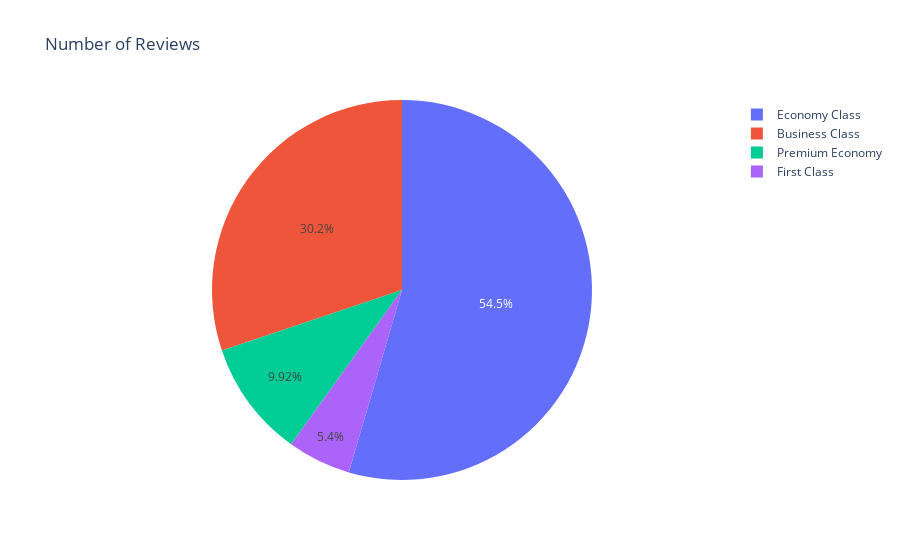

Notebook code for this chart:
### Code cell
px.pie(
    df,
    title = "Number of Reviews",
    names = "seat_type"
)

### Figure 1 — Plotly figure (JSON) as saved in the notebook; plotly's stock layout.template omitted (floating-point values rounded to 4 significant figures; data arrays with more than 128 entries replaced by an {"elided": "..."} marker saying what was removed)
{"data": [{"domain": {"x": [0, 1], "y": [0, 1]}, "hovertemplate": "seat_type=%{label}<extra></extra>", "labels": {"elided": "2500 str values"}, "legendgroup": "", "name": "", "showlegend": true, "type": "pie"}], "layout": {"legend": {"tracegroupgap": 0}, "title": {"text": "Number of Reviews"}}}
